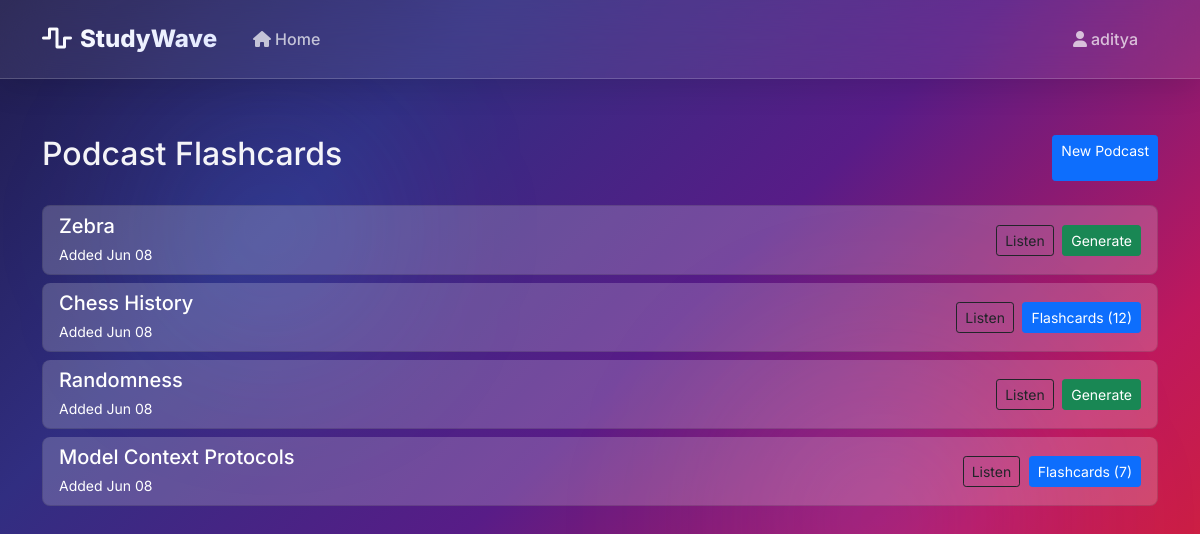
Page /flashcards/ (signed in) on the committed database.
### podcast/models.py (models this page shows)
class Podcast(models.Model):
    title = models.CharField(max_length=200)
    script = models.TextField()
    created_at = models.DateTimeField(auto_now_add=True)

### flashcards/models.py (models this page shows, shortened)
class FlashcardSet(models.Model):
    title = models.CharField(max_length=200)
    description = models.TextField(blank=True)
    created_by = models.ForeignKey(User, on_delete=models.CASCADE)
    created_at = models.DateTimeField(auto_now_add=True)
    updated_at = models.DateTimeField(auto_now=True)
    podcast = models.ForeignKey(Podcast, null=True, blank=True, on_delete=models.SET_NULL)
    class Meta:
        ordering = ['-created_at']

### flashcards/views.py (the view)
# urls.py: path('', views.home, name='home'),
def home(request):
    podcasts = Podcast.objects.all().order_by('-created_at')
    for podcast in podcasts:
        try:
            podcast.flashcard_set = FlashcardSet.objects.filter(podcast=podcast).first()
        except:
            podcast.flashcard_set = None
    flashcard_sets = FlashcardSet.objects.all().order_by('-created_at')
    context = {
        'podcasts': podcasts,
        'flashcard_sets': flashcard_sets,
    }
    return render(request, 'flashcards/home.html', context)

### flashcards/templates/flashcards/home.html (shortened to what this page needs)
{% extends 'flashcards/base.html' %}
{% block content %}
<div class="container mt-4">
    <div class="d-flex justify-content-between mb-4">
        <h2>Podcast Flashcards</h2>
        <a href="/create-podcast/" class="btn btn-primary btn-sm">New Podcast</a>
    </div>
    <div class="list-group">
        {% for podcast in podcasts %}
        <div class="list-group-item mb-2" style="background-color: rgba(248, 249, 250, 0.2); border-radius: 0.5rem; color:white">
            <div class="d-flex justify-content-between align-items-center">
                <div>
                    <h5 class="mb-1" style="color:white">{{ podcast.title }}</h5>
                    <small class="text-muted" style="color:white !important">Added {{ podcast.created_at|date:"M d" }}</small>
                </div>
                <div>
                    <a href="{% url 'flashcards:podcast_redirect' podcast.id %}"
                       class="btn btn-outline-dark btn-sm me-1">
                        Listen
                    </a>
                    {% if podcast.flashcard_set %}
                    <a href="{% url 'flashcards:set_detail' podcast.flashcard_set.id %}"
                       class="btn btn-primary btn-sm">
                        Flashcards ({{ podcast.flashcard_set.flashcards.count }})
                    </a>
                    {% else %}
                    <button class="btn btn-success btn-sm generate-btn"
                            data-podcast-id="{{ podcast.id }}"
                            data-podcast-title="{{ podcast.title }}">
                        Generate
                    </button>
                    {% endif %}
                </div>
            </div>
        </div>
        {% endfor %}
    </div>
</div>
{% endblock %}

### flashcards/templates/flashcards/base.html (shortened to what this page needs)
<!DOCTYPE html>
<html lang="en">
<head>
    <link href="https://cdnjs.cloudflare.com/ajax/libs/bootstrap/5.1.3/css/bootstrap.min.css" rel="stylesheet">
    <link href="https://cdnjs.cloudflare.com/ajax/libs/font-awesome/6.0.0/css/all.min.css" rel="stylesheet">
</head>
<body>
    <nav class="navbar navbar-expand-lg" style="width: 100%">
        <div class="container">
            <a class="navbar-brand" href="{% url 'flashcards:sets_list' %}">
                <i class="fas fa-wave-square me-2"></i>StudyWave
            </a>
            <div class="collapse navbar-collapse" id="navbarNav">
                <ul class="navbar-nav me-auto">
                    <li class="nav-item">
                        <a class="nav-link" href="{% url 'flashcards:home' %}">
                            <i class="fas fa-home me-1"></i>Home
                        </a>
                    </li>
                </ul>
                <ul class="navbar-nav">
                    {% if user.is_authenticated %}
                    <li class="nav-item">
                        <span class="nav-link">
                            <i class="fas fa-user me-1"></i>{{ user.username }}
                        </span>
                    </li>
                    {% else %}
                    <li class="nav-item">
                        <a class="nav-link" href="#">
                            <i class="fas fa-user me-1"></i>Login
                        </a>
                    </li>
                    {% endif %}
                </ul>
            </div>
        </div>
    </nav>
    <main class="container main-container">
        {% block content %}{% endblock %}
    </main>
</body>
</html>

### flashcards/templates/flashcards/base.html (style rules this page uses)
:root { --glass-bg: rgba(255, 255, 255, 0.08); --glass-hover: rgba(255, 255, 255, 0.12); --glass-border: rgba(255, 255, 255, 0.18); --glass-shadow: 0 8px 32px rgba(0, 0, 0, 0.12); --glass-shadow-hover: 0 16px 48px rgba(0, 0, 0, 0.18); --text-primary: rgba(255, 255, 255, 0.95); --text-secondary: rgba(255, 255, 255, 0.7); --text-muted: rgba(255, 255, 255, 0.5); --accent-blue: #3b82f6; --accent-purple: #8b5cf6; --accent-pink: #ec4899; --border-radius: 16px; --border-radius-lg: 24px; }
* { margin: 0; padding: 0; box-sizing: border-box; }
body { font-family: 'Inter', -apple-system, BlinkMacSystemFont, sans-serif; background: linear-gradient(135deg, #1e1b4b 0%, #312e81 25%, #581c87 50%, #be185d 75%, #dc2626 100%); min-height: 100vh; overflow-x: hidden; position: relative; color: var(--text-primary); }
body::before, body::after { content: ''; position: fixed; border-radius: 50%; filter: blur(80px); z-index: -1; animation: float 20s ease-in-out infinite; }
body::before { width: 300px; height: 300px; background: radial-gradient(circle, rgba(59, 130, 246, 0.3) 0%, transparent 70%); top: 10%; left: 10%; animation-delay: 0s; }
body::after { width: 400px; height: 400px; background: radial-gradient(circle, rgba(139, 92, 246, 0.3) 0%, transparent 70%); bottom: 10%; right: 10%; animation-delay: -10s; }
.navbar { background: var(--glass-bg); backdrop-filter: blur(24px); -webkit-backdrop-filter: blur(24px); border-bottom: 1px solid var(--glass-border); box-shadow: var(--glass-shadow); padding: 1rem 0; }
.navbar-brand { font-weight: 800; font-size: 1.5rem; color: var(--text-primary); text-decoration: none; background: linear-gradient(135deg, #fff 0%, #e0e7ff 100%); -webkit-background-clip: text; background-clip: text; -webkit-text-fill-color: transparent; }
.nav-link { color: var(--text-secondary) !important; font-weight: 500; transition: all 0.3s ease; border-radius: 8px; padding: 0.5rem 1rem !important; margin: 0 0.25rem; }
.main-container { padding: 2rem 0; min-height: calc(100vh - 80px); }

### rows in the picture
Podcast: title "Zebra", created_at "Jun 08"
Podcast: title "Chess History", created_at "Jun 08", flashcard_set.flashcards.count "12"
Podcast: title "Randomness", created_at "Jun 08"
Podcast: title "Model Context Protocols", created_at "Jun 08", flashcard_set.flashcards.count "7"

### other values in the picture
{{ user.username }} "aditya"
